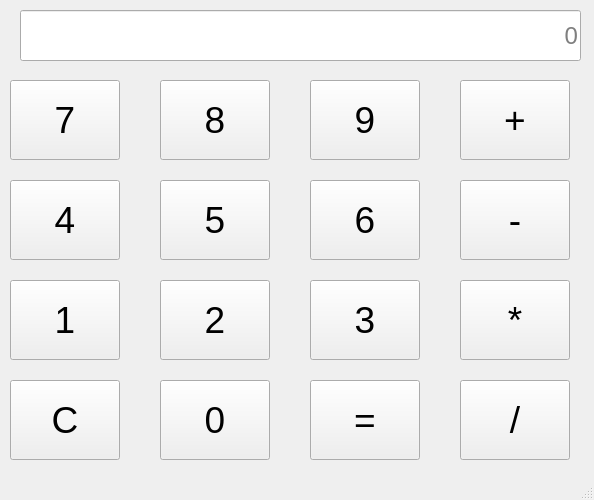
<?xml version="1.0" encoding="UTF-8"?>
<ui version="4.0">
 <class>MainWindow</class>
 <widget class="QMainWindow" name="MainWindow">
  <property name="geometry">
   <rect>
    <x>0</x>
    <y>0</y>
    <width>594</width>
    <height>500</height>
   </rect>
  </property>
  <property name="windowTitle">
   <string>MainWindow</string>
  </property>
  <property name="layoutDirection">
   <enum>Qt::LeftToRight</enum>
  </property>
  <widget class="QWidget" name="centralwidget">
   <widget class="QLineEdit" name="lineEdit">
    <property name="geometry">
     <rect>
      <x>20</x>
      <y>10</y>
      <width>561</width>
      <height>51</height>
     </rect>
    </property>
    <property name="font">
     <font>
      <pointsize>18</pointsize>
     </font>
    </property>
    <property name="layoutDirection">
     <enum>Qt::RightToLeft</enum>
    </property>
    <property name="text">
     <string/>
    </property>
    <property name="alignment">
     <set>Qt::AlignRight|Qt::AlignTrailing|Qt::AlignVCenter</set>
    </property>
    <property name="placeholderText">
     <string>0</string>
    </property>
   </widget>
   <widget class="QPushButton" name="pushButton">
    <property name="geometry">
     <rect>
      <x>10</x>
      <y>80</y>
      <width>110</width>
      <height>80</height>
     </rect>
    </property>
    <property name="font">
     <font>
      <pointsize>28</pointsize>
     </font>
    </property>
    <property name="text">
     <string>7</string>
    </property>
   </widget>
   <widget class="QPushButton" name="pushButton_2">
    <property name="geometry">
     <rect>
      <x>10</x>
      <y>180</y>
      <width>110</width>
      <height>80</height>
     </rect>
    </property>
    <property name="font">
     <font>
      <pointsize>28</pointsize>
     </font>
    </property>
    <property name="text">
     <string>4</string>
    </property>
   </widget>
   <widget class="QPushButton" name="pushButton_3">
    <property name="geometry">
     <rect>
      <x>10</x>
      <y>280</y>
      <width>110</width>
      <height>80</height>
     </rect>
    </property>
    <property name="font">
     <font>
      <pointsize>28</pointsize>
     </font>
    </property>
    <property name="text">
     <string>1</string>
    </property>
   </widget>
   <widget class="QPushButton" name="pushButton_4">
    <property name="geometry">
     <rect>
      <x>10</x>
      <y>380</y>
      <width>110</width>
      <height>80</height>
     </rect>
    </property>
    <property name="font">
     <font>
      <pointsize>28</pointsize>
     </font>
    </property>
    <property name="text">
     <string>C</string>
    </property>
   </widget>
   <widget class="QPushButton" name="pushButton_5">
    <property name="geometry">
     <rect>
      <x>160</x>
      <y>80</y>
      <width>110</width>
      <height>80</height>
     </rect>
    </property>
    <property name="font">
     <font>
      <pointsize>28</pointsize>
     </font>
    </property>
    <property name="text">
     <string>8</string>
    </property>
   </widget>
   <widget class="QPushButton" name="pushButton_6">
    <property name="geometry">
     <rect>
      <x>160</x>
      <y>180</y>
      <width>110</width>
      <height>80</height>
     </rect>
    </property>
    <property name="font">
     <font>
      <pointsize>28</pointsize>
     </font>
    </property>
    <property name="text">
     <string>5</string>
    </property>
   </widget>
   <widget class="QPushButton" name="pushButton_7">
    <property name="geometry">
     <rect>
      <x>160</x>
      <y>280</y>
      <width>110</width>
      <height>80</height>
     </rect>
    </property>
    <property name="font">
     <font>
      <pointsize>28</pointsize>
     </font>
    </property>
    <property name="text">
     <string>2</string>
    </property>
   </widget>
   <widget class="QPushButton" name="pushButton_8">
    <property name="geometry">
     <rect>
      <x>160</x>
      <y>380</y>
      <width>110</width>
      <height>80</height>
     </rect>
    </property>
    <property name="font">
     <font>
      <pointsize>28</pointsize>
     </font>
    </property>
    <property name="text">
     <string>0</string>
    </property>
   </widget>
   <widget class="QPushButton" name="pushButton_9">
    <property name="geometry">
     <rect>
      <x>310</x>
      <y>80</y>
      <width>110</width>
      <height>80</height>
     </rect>
    </property>
    <property name="font">
     <font>
      <pointsize>28</pointsize>
     </font>
    </property>
    <property name="text">
     <string>9</string>
    </property>
   </widget>
   <widget class="QPushButton" name="pushButton_10">
    <property name="geometry">
     <rect>
      <x>310</x>
      <y>280</y>
      <width>110</width>
      <height>80</height>
     </rect>
    </property>
    <property name="font">
     <font>
      <pointsize>28</pointsize>
     </font>
    </property>
    <property name="text">
     <string>3</string>
    </property>
   </widget>
   <widget class="QPushButton" name="pushButton_11">
    <property name="geometry">
     <rect>
      <x>310</x>
      <y>380</y>
      <width>110</width>
      <height>80</height>
     </rect>
    </property>
    <property name="font">
     <font>
      <pointsize>28</pointsize>
     </font>
    </property>
    <property name="text">
     <string>=</string>
    </property>
   </widget>
   <widget class="QPushButton" name="pushButton_12">
    <property name="geometry">
     <rect>
      <x>310</x>
      <y>180</y>
      <width>110</width>
      <height>80</height>
     </rect>
    </property>
    <property name="font">
     <font>
      <pointsize>28</pointsize>
     </font>
    </property>
    <property name="text">
     <string>6</string>
    </property>
   </widget>
   <widget class="QPushButton" name="pushButton_13">
    <property name="geometry">
     <rect>
      <x>460</x>
      <y>80</y>
      <width>110</width>
      <height>80</height>
     </rect>
    </property>
    <property name="font">
     <font>
      <pointsize>28</pointsize>
     </font>
    </property>
    <property name="text">
     <string>+</string>
    </property>
   </widget>
   <widget class="QPushButton" name="pushButton_14">
    <property name="geometry">
     <rect>
      <x>460</x>
      <y>280</y>
      <width>110</width>
      <height>80</height>
     </rect>
    </property>
    <property name="font">
     <font>
      <pointsize>28</pointsize>
     </font>
    </property>
    <property name="text">
     <string>*</string>
    </property>
   </widget>
   <widget class="QPushButton" name="pushButton_15">
    <property name="geometry">
     <rect>
      <x>460</x>
      <y>380</y>
      <width>110</width>
      <height>80</height>
     </rect>
    </property>
    <property name="font">
     <font>
      <pointsize>28</pointsize>
     </font>
    </property>
    <property name="text">
     <string>/</string>
    </property>
   </widget>
   <widget class="QPushButton" name="pushButton_16">
    <property name="geometry">
     <rect>
      <x>460</x>
      <y>180</y>
      <width>110</width>
      <height>80</height>
     </rect>
    </property>
    <property name="font">
     <font>
      <pointsize>28</pointsize>
     </font>
    </property>
    <property name="text">
     <string>-</string>
    </property>
   </widget>
  </widget>
  <widget class="QStatusBar" name="statusbar"/>
 </widget>
 <resources/>
 <connections/>
</ui>
